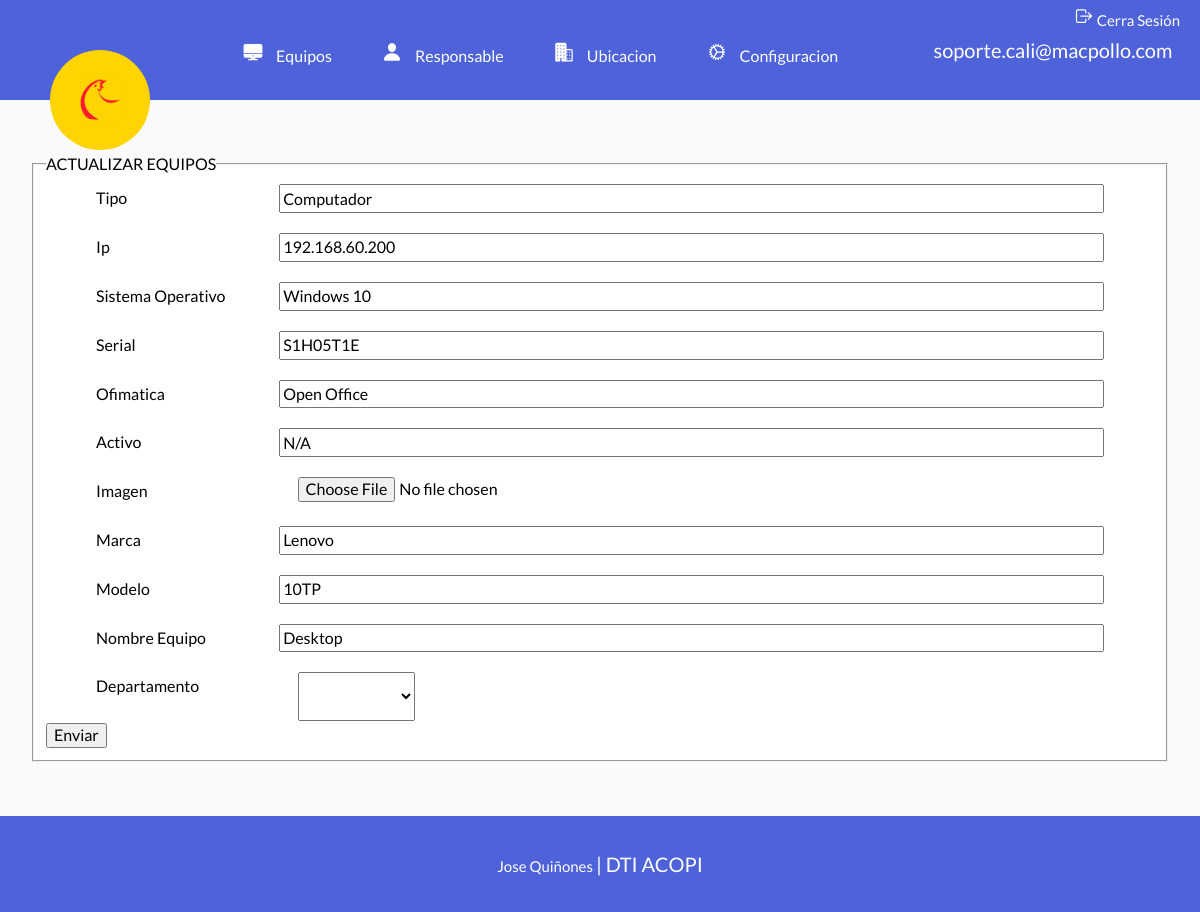
Page /actualizarEquipos.php?id=11 (signed in) on the committed database.
### tables this page shows
CREATE TABLE `equipos` (
  `id` int(11) NOT NULL AUTO_INCREMENT,
  `tipo` varchar(20) DEFAULT NULL,
  `imagen` varchar(60) DEFAULT NULL,
  `ip` varchar(15) DEFAULT NULL,
  `sistemaOperativo` varchar(15) DEFAULT NULL,
  `serial` varchar(30) DEFAULT NULL,
  `ofimatica` varchar(15) DEFAULT NULL,
  `activo` varchar(8) DEFAULT NULL,
  `marca` varchar(20) DEFAULT NULL,
  `modelo` varchar(15) DEFAULT NULL,
  `nombreEquipo` varchar(15) DEFAULT NULL,
  `idEquipos` int(11) DEFAULT NULL,
  PRIMARY KEY (`id`),
  KEY `fk_equipos_ubicacion1_idx` (`idEquipos`),
  CONSTRAINT `fk_equipos_ubicacion1` FOREIGN KEY (`idEquipos`) REFERENCES `ubicacion` (`id`) ON DELETE NO ACTION ON UPDATE NO ACTION
);

### actualizarEquipos.php (the view, shortened to what this page needs)
<?php
    $id = $_GET['id'];
    $id = filter_var($id, FILTER_VALIDATE_INT);
    $db = connectDB();
    $query = "SELECT * FROM equipos WHERE id = ${id}";
    $resultadoConsulta = mysqli_query($db, $query);
    $dato = mysqli_fetch_assoc($resultadoConsulta);
    $tipo = $dato['tipo'];
    $ip = $dato['ip'];
    $sistemaOperativo = $dato['sistemaOperativo'];
    $serial = $dato['serial'];
    $ofimatica = $dato['ofimatica'];
    $activo = $dato['activo'];
    $marca = $dato['marca'];
    $modelo = $dato['modelo'];
    $nombreEquipo = $dato['nombreEquipo'];
?>
<main class="contenedor">
    <form class="formulario" method="POST" enctype="multipart/form-data">
        <fieldset class="tabla__color">
            <legend>Actualizar Equipos</legend>
            <div class="orden">
                <label for="">Tipo</label>
                <input type="text" placeholder="Tipo de Equipo" name="tipo" id="tipo" value="<?php echo $tipo; ?>">
            </div>
            <div class="orden">
                <label for="">Ip</label>
                <input type="text" placeholder="Numero de Ip" name="ip" id="ip" value="<?php echo $ip; ?>">
            </div>
            <div class="orden">
                <label for="">Sistema Operativo</label>
                <input type="text" placeholder="Sistema Operativo" name="sistemaOperativo" id="sistemaOperativo" value="<?php echo $sistemaOperativo; ?>">
            </div>
            <div class="orden">
                <label for="">Serial</label>
                <input type="text" placeholder="Serial" name="serial" id="serial" value="<?php echo $serial; ?>">
            </div>
            <div class="orden">
                <label for="">Ofimatica</label>
                <input type="text" placeholder="Ofimatica del Equipo" name="ofimatica" id="ofimatica" value="<?php echo $ofimatica; ?>">
            </div>
            <div class="orden">
                <label for="">Activo</label>
                <input type="text" placeholder="Activo del Equipo" name="activo" id="activo" value="<?php echo $activo; ?>">
            </div>
            <div class="orden bloque">
                <label for="">Imagen</label>
                <input class="ancho"  type="file" name="imagen" id="imagen" accept="image/jpg, image/png">
                <img src="imagenesSubmit/<?php echo $imagen ;?>" class="imagen-small" alt="">
            </div>
            <div class="orden">
                <label for="">Marca</label>
                <input name="marca" placeholder="Marca" id="marca" value="<?php echo $marca; ?>"></input>
            </div>
            <div class="orden">
                <label for="">Modelo</label>
                <input name="modelo" placeholder="Marca" id="modelo" value="<?php echo $modelo; ?>"></input>
            </div>
            <div class="orden">
                <label for="">Nombre Equipo</label>
                <input name="nombreEquipo" placeholder="Nombre Equipo" id="nombreEquipo" value="<?php echo $nombreEquipo; ?>"></input>
            </div>
            <div class="orden">
                <label for="">Departamento</label>
                <select name="idEquipos"">
                </select>
            </div>
            <input class="boton boton-eliminar" type="submit" value="Enviar">
        </fieldset>
    </form>
</main>
<?php
    require 'includes/templates/footer.php';
?>

### build/css/app.css (style rules this page uses)
html { line-height:1.15;-webkit-text-size-adjust:100% }
body { margin:0 }
main { display:block }
img { border-style:none }
button,input,optgroup,select,textarea { font-family:inherit;font-size:100%;line-height:1.15;margin:0 }
button,input { overflow:visible }
button,select { text-transform:none }
[type=button],[type=reset],[type=submit],button { -webkit-appearance:button }
fieldset { padding:.35em .75em .625em }
legend { box-sizing:border-box;color:inherit;display:table;max-width:100%;padding:0;white-space:normal }
html { box-sizing:border-box;font-size:62.5% }
*,:after,:before { box-sizing:inherit }
body { font-family:Lato,sans-serif;font-size:1.6rem;line-height:1.8;background-color:#fafafa }
.contenedor { width:95%;max-width:120rem;margin:0 auto 15rem;position:relative }
img,picture { width:100%;display:block }
.tabla__color { background-color:#fff }
.imagen-small { width:15rem }
.orden .ancho { width:40% }
.formulario { margin-top:5rem }
fieldset { text-transform:uppercase }
.orden { display:flex;padding:0 5rem }
.orden label { width:20%;margin-bottom:2rem;text-transform:none }
.orden input { width:90%;margin-bottom:2rem }

### rows in the picture
equipos: tipo "Computador", ip "192.168.60.200", sistemaOperativo "Windows 10", serial "S1H05T1E", ofimatica "Open Office", activo "N/A", marca "Lenovo", modelo "10TP", nombreEquipo "Desktop"

### other values in the picture
$_SESSION['usuario'] "soporte.cali@macpollo.com"
